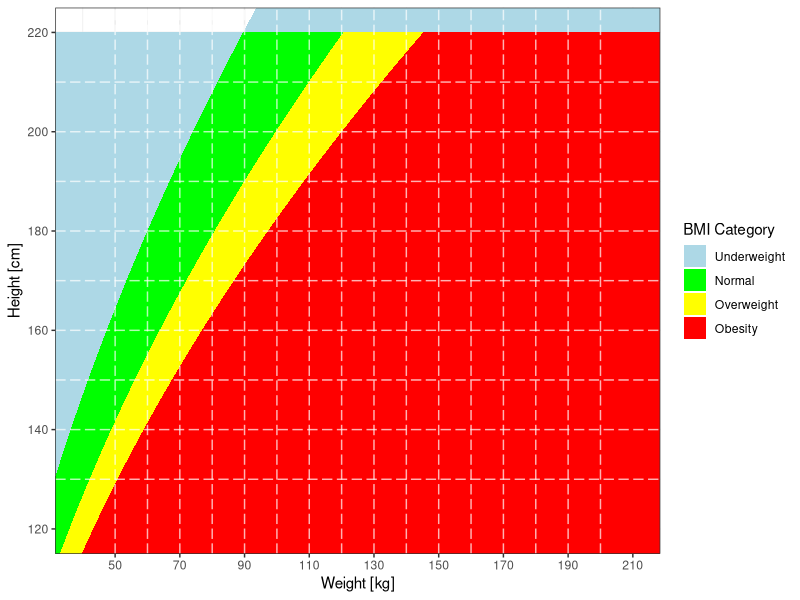

This figure's R source:
## ---- chunk 1
library(ggplot2)
wt = seq(30,220, length.out=1000)
ht1 = sqrt(wt/18.5)*100
ht2 = sqrt(wt/24.9)*100
ht3 = sqrt(wt/30.0)*100
htmin= rep(0,1000)
htmax= rep(220,1000)

ww <- data.frame(x = c(wt,wt,wt,wt),
                 ymin = c(ht1,ht2,ht3,htmin),
                 ymax = c(htmax,ht1,ht2,ht3),
                 grp = rep(c('Underweight','Normal', 'Overweight', 'Obesity'),
                           each = 1000))
ggplot(data = ww,aes(x = x,ymin = ymin, ymax = ymax,fill = grp)) + #rest of code hidden 
  geom_ribbon(alpha = 1) +
  scale_fill_manual(name = "BMI Category"
                    ,values = c('Underweight' = 'lightblue',
                                'Normal' = 'green', 
                                'Overweight' = 'yellow', 
                                'Obesity' = 'red')
                    ,breaks = c('Underweight','Normal','Overweight','Obesity')
                    )+
  coord_cartesian(xlim = c(40, 210), ylim = c(120, 220))+
  scale_x_continuous("Weight [kg]", breaks = seq(10, 220, 20)) +
  scale_y_continuous("Height [cm]", breaks = seq(120, 220, 20))+
  theme_bw() +
  geom_vline(xintercept=seq(50, 200, by=10), alpha=0.7, colour="white", linetype="longdash") +
  geom_hline(yintercept=seq(130, 210, by=10), alpha=0.7, colour="white", linetype="longdash")
